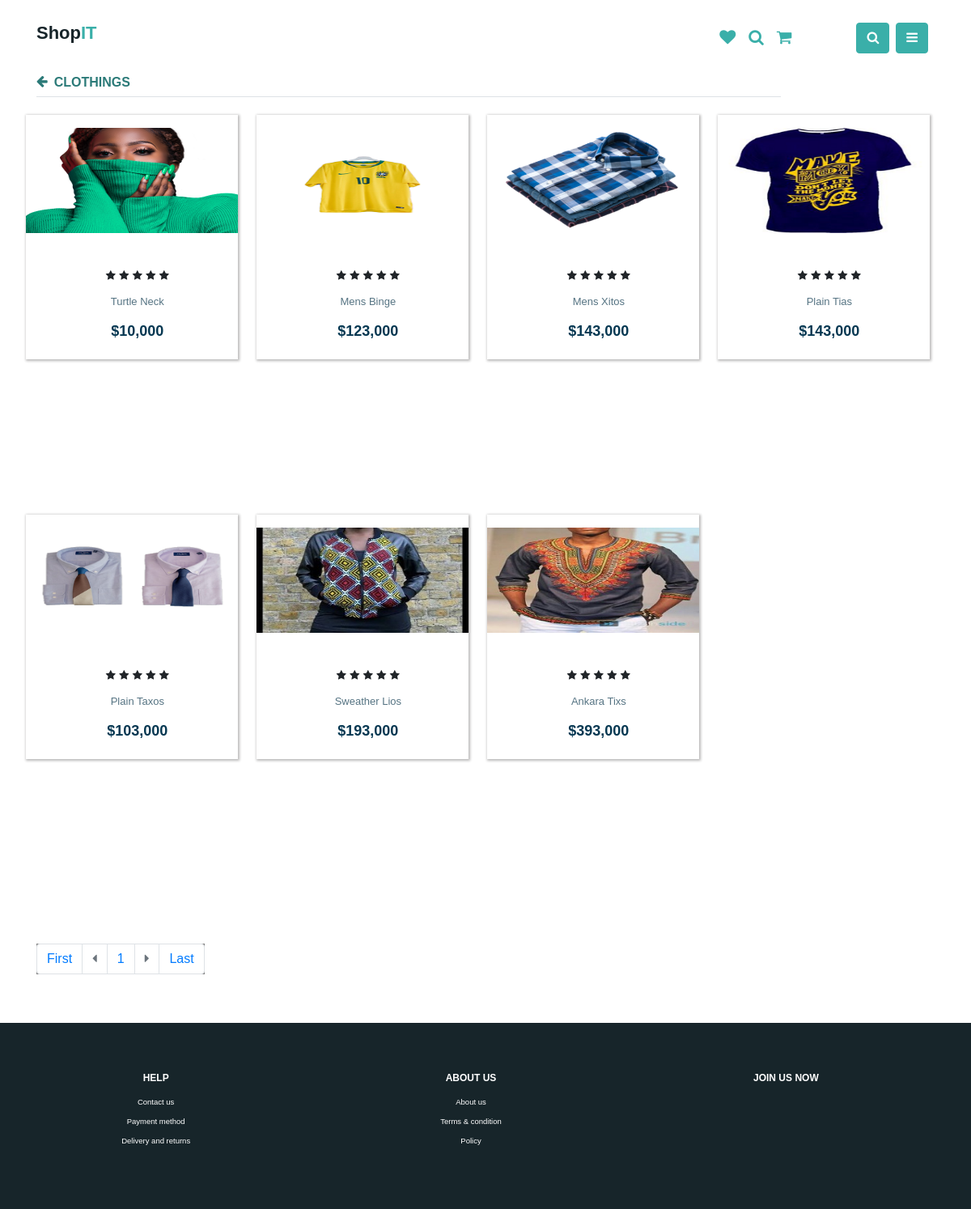
/products.php?tab=Clothings, run on the app's committed database.
### tables this page shows
CREATE TABLE `products` (
  `id` int(11) NOT NULL,
  `Sellers_id` int(11) NOT NULL,
  `Category` varchar(11) NOT NULL,
  `Name` varchar(255) NOT NULL,
  `Color` varchar(255) NOT NULL,
  `Brand` varchar(255) NOT NULL,
  `Model` varchar(255) NOT NULL,
  `Descrip` varchar(1000) NOT NULL,
  `Quantity` int(255) NOT NULL,
  `Price` int(255) NOT NULL,
  `Image` varchar(255) NOT NULL,
  `Auction` varchar(255) NOT NULL,
  `DateReg` timestamp NOT NULL DEFAULT current_timestamp() ON UPDATE current_timestamp()
);

### database/functions.php (called while the page is built, shortened)
<?php
include('connect.php');
     function executeQuery($sql, $data){
      global $conn;
        $stmt = $conn -> prepare($sql);
        $values = array_values($data);
        $types = str_repeat('s', count($values));
        $stmt -> bind_param( $types, ...$values );
        $stmt ->execute();
        return $stmt;
    }
     function selectAll($table, $conditions=[]){
      global $conn;
        $sql = "SELECT * FROM `$table` ";
        if (empty($conditions)) {
                $stmt = mysqli_stmt_init($conn);
                mysqli_stmt_prepare($stmt, $sql);
                mysqli_stmt_execute($stmt);
                $result = $stmt ->get_result();
                $records = $result->fetch_all(MYSQLI_ASSOC);
                return $records;
                mysqli_stmt_close($stmt);
        }else{
            $i = 0;
        foreach ($conditions as $key => $value) {
            if ($i===0) {
            $sql = $sql . " WHERE $key =?";
            }else{
                $sql = $sql . " AND $key = ?" ;
            }
            $i++;
        }
        $stmt =executeQuery($sql, $conditions);
        $result = $stmt ->get_result()->fetch_all(MYSQLI_ASSOC);
        return $result;
        }
    }

### products.php (the view, shortened to what this page needs)
<!DOCTYPE html>
<html lang="en">
<head>
</head>
<?php include('includes/header.php');
?>
<body>
    <?php
include('includes/components/navigation.php');
include('database/functions.php');
$limit = 8;
$page =isset( $_GET['page']) ? $_GET['page'] : 1;
$start=($page -1) * $limit;
global $rowcount;
if (isset($_GET['tab'])){
    $tab = $_GET['tab'];
    global $items;
    if ($tab== 'New_Arrivals') {
       $items =newArrival('products', $start, $limit );
       $rowcount =selectAll('products');
    }elseif($tab== 'Best_Deals'){
        $items =bestDeals('products', $start , $limit);
        $rowcount =selectAll('products');
    }elseif($tab== 'Best_Selling'){
        $items =bestselling('products', $start, $limit);
        $rowcount =selectAll('products');
    }elseif($tab== 'Trending'){
        $items =trending('products', $start, $limit);
        $rowcount =selectAll('products');
    }elseif($tab== 'Gifts'){
        $items =selectAll('products', ['Category' => 'Gifts']);
        $rowcount =selectAll('products', ['Category' => 'Gifts']);
    }elseif($tab== 'Accessories'){
        $rowcount =selectAll('products', ['Category' => 'Accessories']);
        $items =selectAll('products', ['Category' => 'Accessories']);
    }elseif($tab== 'Clothings'){
        $rowcount =selectAll('products', ['Category' => 'Clothings']);
        $items =selectAll('products', ['Category' => 'Clothings']);
    }elseif($tab== 'Bags'){
        $rowcount =selectAll('products', ['Category' => 'Bags']);
        $items =selectAll('products', ['Category' => 'Bags']);
    }elseif($tab== 'Jewelries'){
        $rowcount =selectAll('products', ['Category' => 'Jewelries']);
        $items =selectAll('products', ['Category' => 'Jewelries']);
    }elseif($tab== 'Shoes'){
        $rowcount =selectAll('products', ['Category' => 'Shoes']);
        $items =selectAll('products', ['Category' => 'Shoes']);
    }
}
$count = count($rowcount);
$totalPages = ceil($count / $limit);
if ($page == 1) {
    $disabledPrev = 'disabled';
    $bg = 'grey';
}else{
    $disabledPrev = '';
    $bg = '';
}
if($page == $totalPages){
    $disabledNext = 'disabled';
    $bg = 'grey';
}else{
    $disabledNext = '';
    $bg = '';
}
$first = 1;
$last = $totalPages;
$previous = $page -1;
$next = $page +1;
?>
                            <?php  if (isset($_GET['tab'])){
                               $tab = $_GET['tab'];
                            }
                            ?>
    <section class="best_deal_desk " style="margin-top:13% ;">
        <div class="container">
            <div class="best_deal_header" style="margin-top:-9%">
                <div class="row">
                    <div class="col-10">
                        <a href="index.php" class="d-flex border-bottom"><i
                                class="fa fa-arrow-left font-16 dark-green mr-2"></i>
                            <?php  if (isset($_GET['tab'])){
                               $tab = $_GET['tab'];
                               if ($tab== 'New_Arrivals') {
                                echo "<h6 class='bold dark-green font-16 ' style='padding-top:0%;'>NEW ARRIVALS</h6>";
                            }elseif($tab== 'Best_Deals'){
                                echo "<h6 class='bold dark-green font-16 ' style='padding-top:0%;'>BEST DEALS</h6>";
                            }elseif($tab== 'Best_Selling'){
                                echo "<h6 class='bold dark-green font-16 ' style='padding-top:0%;'>BEST SELLING</h6>";
                            }elseif($tab== 'Trending'){
                                echo "<h6 class='bold dark-green font-16 ' style='padding-top:0%;'>TRENDING</h6>";
                            }elseif($tab== 'Gifts'){
                                echo "<h6 class='bold dark-green font-16 ' style='padding-top:0%;'>GIFTS PACKING</h6>";
                            }elseif($tab== 'Accessories'){
                                echo "<h6 class='bold dark-green font-16 ' style='padding-top:0%;'>ACCESSORIES</h6>";
                            }elseif($tab== 'Clothings'){
                                echo "<h6 class='bold dark-green font-16 ' style='padding-top:0%;'>CLOTHINGS</h6>";
                            }elseif($tab== 'Bags'){
                                echo "<h6 class='bold dark-green font-16 ' style='padding-top:0%;'>BAGS</h6>";
                            }elseif($tab== 'Jewelries'){
                                echo "<h6 class='bold dark-green font-16 ' style='padding-top:0%;'>JEWELRIES</h6>";
                            }elseif($tab== 'Shoes'){
                                echo "<h6 class='bold dark-green font-16 ' style='padding-top:0%;'>SHOES</h6>";
                            }
                            }
                            ?>
                        </a>
                    </div>
                </div>
            </div>
            <div class="best_deal_items text-center">
                <div class="row">
                    <?php foreach($items as $item): ?>
                    <div class="col-3 ">
                        <div class="best_deal_item py-3">
                            <div class="">
                                <a href="cart.php?id=<?php echo $item['id']  ?>">
                                    <img src="sellers/product_images/<?php echo $item['Image'] ?>" alt=""
                                        class="img-fluid w-100" style='height:130px;'>
                                </a>
                            </div>
                            <div class="item_ratings">
                                <i class="fa fa-star ojahi_red"></i>
                                <i class="fa fa-star ojahi_red"></i>
                                <i class="fa fa-star ojahi_red"></i>
                                <i class="fa fa-star ojahi_red"></i>
                                <i class="fa fa-star ojahi_dark"></i>
                            </div>
                            <div class="best_deal_description">
                                <h6> <?php echo $item['Name'] ?></h6>
                            </div>
                            <div class="best_deal_price">
                                <h2>$<?php echo number_format($item['Price']) ?></h2>
                            </div>
                        </div>
                    </div>
                    <?php endforeach ?>
                </div>
            </div>
        </div>
    </section>
    <div class="container" style="overflow-x: scroll">
        <nav aria-label="...">
            <ul class="pagination">
                <li class="page-item <?php echo $disabledFirst?> " style='background-color:<?php echo $bg ?>'>
                    <a class="page-link" href="products.php?tab=<?php echo $tab ?>&page=<?php echo $first ?>"
                        tabindex="-1">First</a>
                </li>
                <li class="page-item  <?php echo $disabledPrev?> " style='background-color:<?php echo $bg ?>'>
                    <a class="page-link " href="products.php?tab=<?php echo $tab ?>&page=<?php echo $previous ?>"
                        tabindex="-1"><i class="fa fa-caret-left" style='cursor:pointer'></i></a>
                </li>
                <?php for ($i=1; $i <= $totalPages ; $i++) :?>
                <li class="page-item"><a class="page-link " id='active'
                        href="products.php?tab=<?php echo $tab ?>&page=<?php echo $i ?>"
                        value='<?php echo $i ?>'><?php echo $i ?></a>
                </li>
                <?php endfor; ?>
                <li class="page-item <?php echo $disabledNext?>" style='background-color:<?php echo $bg ?>'>
                    <a class="page-link" href="products.php?tab=<?php echo $tab ?>&page=<?php echo $next ?>"><i
                            class="fa fa-caret-right" style='cursor:pointer'></i></a>
                </li>
                <li class="page-item <?php echo $disabledLast?> " style='background-color:<?php echo $bg ?>'>
                    <a class="page-link" href="products.php?tab=<?php echo $tab ?>&page=<?php echo $last ?>"
                        tabindex="-1">Last</a>
                </li>
            </ul>
        </nav>
    </div>
    <?php include('includes/footer.php')?>

### css/style_index.php (style rules this page uses)
* { padding: 0; margin: 0; font-family: "Roboto", sans-serif; }
* { -webkit-box-sizing: border-box; -moz-box-sizing: border-box; -o-box-sizing: border-box; -ms-box-sizing: border-box; box-sizing: border-box; }
a { text-decoration: none !important; }
ul { padding: 0; margin: 0 auto; list-style: none; }
ul li { list-style: none; }
:root { --green: #3AAFA9; --dark: #17252A; --white: #FEFFFF; --dark_green: #2b7a78; }
.dark-green { color: #2b7a78; }
.font-16 { font-size: 16px; }
.bold { font-weight: bold; }

### css/cart_style.php (style rules this page uses)
* { margin: 0; padding: 0; box-sizing: border-box; font-family: "Lucida Sans", "Lucida Sans Regular", "Lucida Grande", "Lucida Sans Unicode", Geneva, Verdana, sans-serif; }
:root { --green: #3aafa9; --dark: #17252a; --white: #feffff; }
.dark-green { color: #2b7a78; }
.font-16 { font-size: 16px; }
.bold { font-weight: bold; }

### css/finalCart_style.php (style rules this page uses)
* { margin: 0; padding: 0; box-sizing: border-box; font-family: 'Lucida Sans', 'Lucida Sans Regular', 'Lucida Grande', 'Lucida Sans Unicode', Geneva, Verdana, sans-serif; }

### css/bestdeal_style.php (style rules this page uses)
* { margin: 0; padding: 0; box-sizing: border-box; font-family: 'Lucida Sans', 'Lucida Sans Regular', 'Lucida Grande', 'Lucida Sans Unicode', Geneva, Verdana, sans-serif; }
.best_deal_desk { display: block; padding: 3% 0%; margin-top: 3%; }
.best_deal_header { margin-top: 5%; }
.best_deal_items { margin-top: 2% !important; }
.best_deal_items>.row>.col-3 { height: 380px; margin-bottom: 0%; }
.best_deal_item { box-shadow: 1px 1px 3px 1px rgba(26, 23, 23, 0.3); position: absolute; width: 92%; margin-left: -4.5%; }
.item_ratings { margin-top: 15%; margin-left: 5%; }
.item_ratings>i { font-size: 13px; margin-bottom: 13%; }
.best_deal_description>h6 { color: rgb(86, 116, 131); font-size: 13px; text-transform: capitalize; margin-left: 5%; margin-top: -6%; line-height: 1.2rem; }
.best_deal_price>h2 { color: rgb(6, 56, 82); font-size: 18px; margin-left: 5%; font-weight: bolder; margin-top: 16px; }
@media (max-width:1200px) and (min-width:991px) { .best_deal_desk { display: block; position: relative; padding: 3% 0%; } }
@media (max-width:1200px) and (min-width:991px) { .best_deal_header { margin-top: 2%; } }
@media (max-width:1200px) and (min-width:991px) { .best_deal_items { margin-top: 5%; } }
@media (max-width:1200px) and (min-width:991px) { .best_deal_items>.row>.col-3 { height: 380px; margin-bottom: 10%; } }
@media (max-width:1200px) and (min-width:991px) { .best_deal_item { box-shadow: 1px 1px 3px 1px rgba(26, 23, 23, 0.3); position: absolute; width: 92%; margin-left: -4.5%; } }
@media (max-width:1200px) and (min-width:991px) { .item_ratings { margin-top: 15%; margin-left: 5%; } }
@media (max-width:1200px) and (min-width:991px) { .item_ratings>i { font-size: 13px; margin-bottom: 13%; } }
@media (max-width:1200px) and (min-width:991px) { .best_deal_description>h6 { color: rgb(86, 116, 131); font-size: 13px; text-transform: capitalize; margin-left: 5%; margin-top: -6%; line-height: 1.2rem; } }
@media (max-width:1200px) and (min-width:991px) { .best_deal_price>h2 { color: rgb(6, 56, 82); font-size: 18px; margin-left: 5%; font-weight: bolder; margin-top: 16px; } }

### data on the page
products: Image (picture), Name "Turtle Neck", Price "10,000"
products: Image (picture), Name "Mens Binge", Price "123,000"
products: Image (picture), Name "Mens Xitos", Price "143,000"
products: Image (picture), Name "Plain Tias", Price "143,000"
products: Image (picture), Name "Plain Taxos", Price "103,000"
products: Image (picture), Name "Sweather Lios", Price "193,000"
products: Image (picture), Name "Ankara Tixs", Price "393,000"
